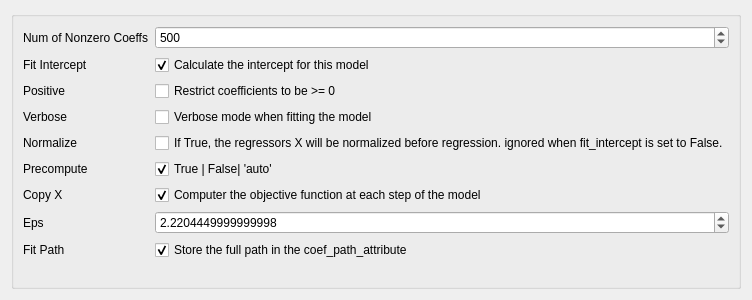
<?xml version="1.0" encoding="UTF-8"?>
<ui version="4.0">
 <class>Form</class>
 <widget class="QWidget" name="Form">
  <property name="geometry">
   <rect>
    <x>0</x>
    <y>0</y>
    <width>677</width>
    <height>300</height>
   </rect>
  </property>
  <property name="windowTitle">
   <string>Form</string>
  </property>
  <layout class="QVBoxLayout" name="verticalLayout">
   <item>
    <widget class="QGroupBox" name="formGroupBox">
     <layout class="QFormLayout" name="formLayout">
      <property name="fieldGrowthPolicy">
       <enum>QFormLayout::AllNonFixedFieldsGrow</enum>
      </property>
      <item row="0" column="0">
       <widget class="QLabel" name="numOfNonzeroCoeffsLabel">
        <property name="text">
         <string>Num of Nonzero Coeffs</string>
        </property>
       </widget>
      </item>
      <item row="0" column="1">
       <widget class="QSpinBox" name="numOfNonzeroCoeffsSpinBox">
        <property name="maximum">
         <number>999999</number>
        </property>
        <property name="value">
         <number>500</number>
        </property>
       </widget>
      </item>
      <item row="1" column="0">
       <widget class="QLabel" name="fitInterceptLabel">
        <property name="text">
         <string>Fit Intercept</string>
        </property>
       </widget>
      </item>
      <item row="1" column="1">
       <widget class="QCheckBox" name="fitInterceptCheckBox">
        <property name="text">
         <string>Calculate the intercept for this model</string>
        </property>
        <property name="checked">
         <bool>true</bool>
        </property>
       </widget>
      </item>
      <item row="2" column="0">
       <widget class="QLabel" name="positiveLabel">
        <property name="text">
         <string>Positive</string>
        </property>
       </widget>
      </item>
      <item row="2" column="1">
       <widget class="QCheckBox" name="positiveCheckBox">
        <property name="text">
         <string>Restrict coefficients to be &gt;= 0</string>
        </property>
       </widget>
      </item>
      <item row="3" column="0">
       <widget class="QLabel" name="verboseLabel">
        <property name="text">
         <string>Verbose</string>
        </property>
       </widget>
      </item>
      <item row="3" column="1">
       <widget class="QCheckBox" name="verboseCheckBox">
        <property name="text">
         <string>Verbose mode when fitting the model</string>
        </property>
       </widget>
      </item>
      <item row="5" column="0">
       <widget class="QLabel" name="precomputeLabel">
        <property name="text">
         <string>Precompute</string>
        </property>
       </widget>
      </item>
      <item row="5" column="1">
       <widget class="QCheckBox" name="precomputeCheckBox">
        <property name="text">
         <string>True | False| 'auto'</string>
        </property>
        <property name="checked">
         <bool>true</bool>
        </property>
       </widget>
      </item>
      <item row="6" column="0">
       <widget class="QLabel" name="copyXLabel">
        <property name="text">
         <string>Copy X</string>
        </property>
       </widget>
      </item>
      <item row="6" column="1">
       <widget class="QCheckBox" name="copyXCheckBox">
        <property name="text">
         <string>Computer the objective function at each step of the model</string>
        </property>
        <property name="checked">
         <bool>true</bool>
        </property>
       </widget>
      </item>
      <item row="7" column="0">
       <widget class="QLabel" name="epsLabel">
        <property name="text">
         <string>Eps</string>
        </property>
       </widget>
      </item>
      <item row="7" column="1">
       <widget class="QDoubleSpinBox" name="epsDoubleSpinBox">
        <property name="decimals">
         <number>16</number>
        </property>
        <property name="value">
         <double>2.220445000000000</double>
        </property>
       </widget>
      </item>
      <item row="8" column="0">
       <widget class="QLabel" name="fitPathLabel">
        <property name="text">
         <string>Fit Path</string>
        </property>
       </widget>
      </item>
      <item row="8" column="1">
       <widget class="QCheckBox" name="fitPathCheckBox">
        <property name="text">
         <string>Store the full path in the coef_path_attribute</string>
        </property>
        <property name="checked">
         <bool>true</bool>
        </property>
       </widget>
      </item>
      <item row="4" column="0">
       <widget class="QLabel" name="normalizeLabel">
        <property name="text">
         <string>Normalize</string>
        </property>
       </widget>
      </item>
      <item row="4" column="1">
       <widget class="QCheckBox" name="normalizeCheckBox">
        <property name="text">
         <string>If True, the regressors X will be normalized before regression. ignored when fit_intercept is set to False.</string>
        </property>
       </widget>
      </item>
     </layout>
    </widget>
   </item>
  </layout>
 </widget>
 <resources/>
 <connections/>
</ui>
